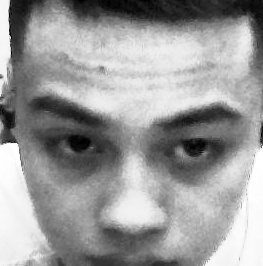
#> input picture PyCharm/src/debug_face.jpg, 263 x 266 px
$ python -i image_enhancement.py   (imports and definitions only)
#> lines starting #> are read from the running program, lines starting #| are printed output that depends on the picture
# image_enhancement.py (phiên bản cải thiện để xử lý lóa tốt hơn)
import cv2
import numpy as np

def detect_low_light(image, threshold=60):
    """
    Phát hiện ảnh có ánh sáng yếu dựa trên độ sáng trung bình.
    Returns: (is_low_light: bool, mean_brightness: float)
    """
    gray = cv2.cvtColor(image, cv2.COLOR_BGR2GRAY)
    mean_brightness = np.median(gray)  # median cho kết quả ổn định hơn mean
    return mean_brightness < threshold, mean_brightness

def detect_high_light(image, threshold=170):  # HẠ NGƯỠNG XUỐNG 170 ĐỂ DỄ TRIGGER HƠN VỚI LÓA NHẸ
    """
    Phát hiện ảnh có ánh sáng quá gắt hoặc bị lóa.
    Returns: (is_high_light: bool, mean_brightness: float)
    """
    gray = cv2.cvtColor(image, cv2.COLOR_BGR2GRAY)
    mean_brightness = np.median(gray)
    return mean_brightness > threshold, mean_brightness

def detect_glare(image, bright_threshold=230, percent_threshold=2):  # MỚI: Phát hiện lóa dựa trên % pixel sáng cao
    """
    Phát hiện lóa (glare) dựa trên phần trăm pixel có độ sáng vượt ngưỡng.
    Returns: (has_glare: bool, glare_percent: float)
    """
    gray = cv2.cvtColor(image, cv2.COLOR_BGR2GRAY)
    glare_percent = np.sum(gray > bright_threshold) / gray.size * 100
    return glare_percent > percent_threshold, glare_percent

def reduce_glare(image):
    """
    Giảm lóa và cân bằng lại ảnh bị sáng gắt (cải thiện: thêm gamma + bilateral filter).
    """
    # Chuyển sang HSV để xử lý Value (độ sáng)
    hsv = cv2.cvtColor(image, cv2.COLOR_BGR2HSV)
    h, s, v = cv2.split(hsv)

    # CLAHE trên V với clipLimit=2.0 để giảm chênh lệch sáng/tối
    clahe = cv2.createCLAHE(clipLimit=2.0, tileGridSize=(8, 8))
    v = clahe.apply(v)

    # Gộp lại và chuyển về BGR
    hsv = cv2.merge([h, s, v])
    enhanced = cv2.cvtColor(hsv, cv2.COLOR_HSV2BGR)

    # Áp dụng gamma >1 để làm tối highlight tự nhiên
    gamma = 1.2
    inv_gamma = 1.0 / gamma
    table = np.array([(i / 255.0) ** inv_gamma * 255 for i in np.arange(256)]).astype("uint8")
    enhanced = cv2.LUT(enhanced, table)

    # Thêm bilateral filter để giảm nhiễu lóa mà giữ cạnh khuôn mặt
    enhanced = cv2.bilateralFilter(enhanced, d=9, sigmaColor=75, sigmaSpace=75)

    return enhanced

# [65 lines left out: functions auto_gamma, enhance_image_for_low_light, auto_brightness_contrast, not called in this run]

def preprocess_image(image):
    """
    Pipeline tiền xử lý hoàn chỉnh:
    - Tự phát hiện low light, high light, glare, hoặc bình thường
    - Áp dụng xử lý tương ứng
    """
    low_light, brightness = detect_low_light(image)
    high_light, brightness_high = detect_high_light(image)
    glare, glare_percent = detect_glare(image)

    if low_light:
        print(f"[INFO] Ảnh ánh sáng yếu (brightness={brightness:.2f}) → Tăng sáng...")
        processed = enhance_image_for_low_light(image)
    elif high_light or glare:
        print(f"[INFO] Ảnh lóa/gắt (brightness={brightness_high:.2f}, glare={glare_percent:.1f}%) → Giảm lóa...")
        processed = reduce_glare(image)
    else:
        print(f"[INFO] Ảnh bình thường (brightness={brightness:.2f}) → Cân bằng...")
        processed = auto_brightness_contrast(image)

    return processed

# Hàm cũ để tương thích
# [4 lines left out: function adjust_gamma, not called in this run]

>>> import cv2
>>> picture = cv2.imread('debug_face.jpg')
#> picture is the input picture: shape (266, 263, 3); min 0, max 255, mean 153.9
>>> result = preprocess_image(picture)
#> in detect_low_light, `mean_brightness = np.median(gray)`: mean_brightness = 162
#> in preprocess_image, `low_light, brightness = detect_low_light(image)`: low_light = False; brightness = 162
#> in preprocess_image, `high_light, brightness_high = detect_high_light(image)`: high_light = False; brightness_high = 162
#> in detect_glare, `glare_percent = np.sum(gray > bright_threshold) / gray.size * 100`: glare_percent = 14.32
#> in preprocess_image, `glare, glare_percent = detect_glare(image)`: glare = True; glare_percent = 14.32
#> (printed output is left out)
#> in reduce_glare, `hsv = cv2.cvtColor(image, cv2.COLOR_BGR2HSV)`: hsv: shape (266, 263, 3); mean H, S, V 0, 0, 153.9
#> in reduce_glare, `h, s, v = cv2.split(hsv)`: h: shape (266, 263); every value is 0
#> in reduce_glare, `v = clahe.apply(v)`:
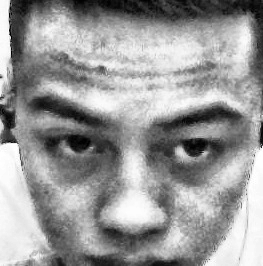
#> v: shape (266, 263); min 1, max 255, mean 152.6
#> in reduce_glare, `hsv = cv2.merge([h, s, v])`: hsv: shape (266, 263, 3); mean H, S, V 0, 0, 152.6
#> in reduce_glare, `enhanced = cv2.bilateralFilter(enhanced, d=9, sigmaColor=75, sigmaSpac..`:
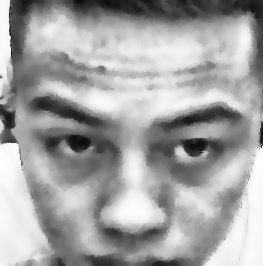
#> enhanced: shape (266, 263, 3); min 10, max 255, mean 163.3
